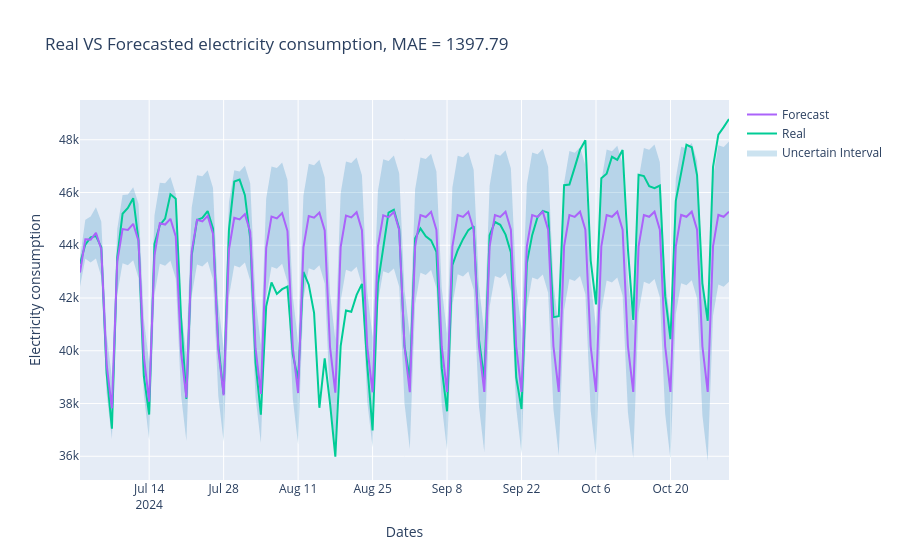

Notebook source saved alongside this figure:
### Markdown cell above
The best SARIMA model

### Code cell
forecast_sarima_best = result4.get_forecast(steps = len(test_data))

forecast_y_best = forecast_sarima_best.predicted_mean

# The uncertain interval in the Prophet model is defaulted to 0.8, so I am picking the same width for the SARIMA interval
uncertain_best = forecast_sarima_best.conf_int(alpha = 0.80)

mae_sarima_best = mean_absolute_error(test_data['y'], forecast_y_best)


plot_forecast(test_data['ds'], test_data['y'], forecast_y_best, mae_sarima_best, uncertain_best['lower y'], uncertain_best['upper y'])
# Best so far MAE = 1397
